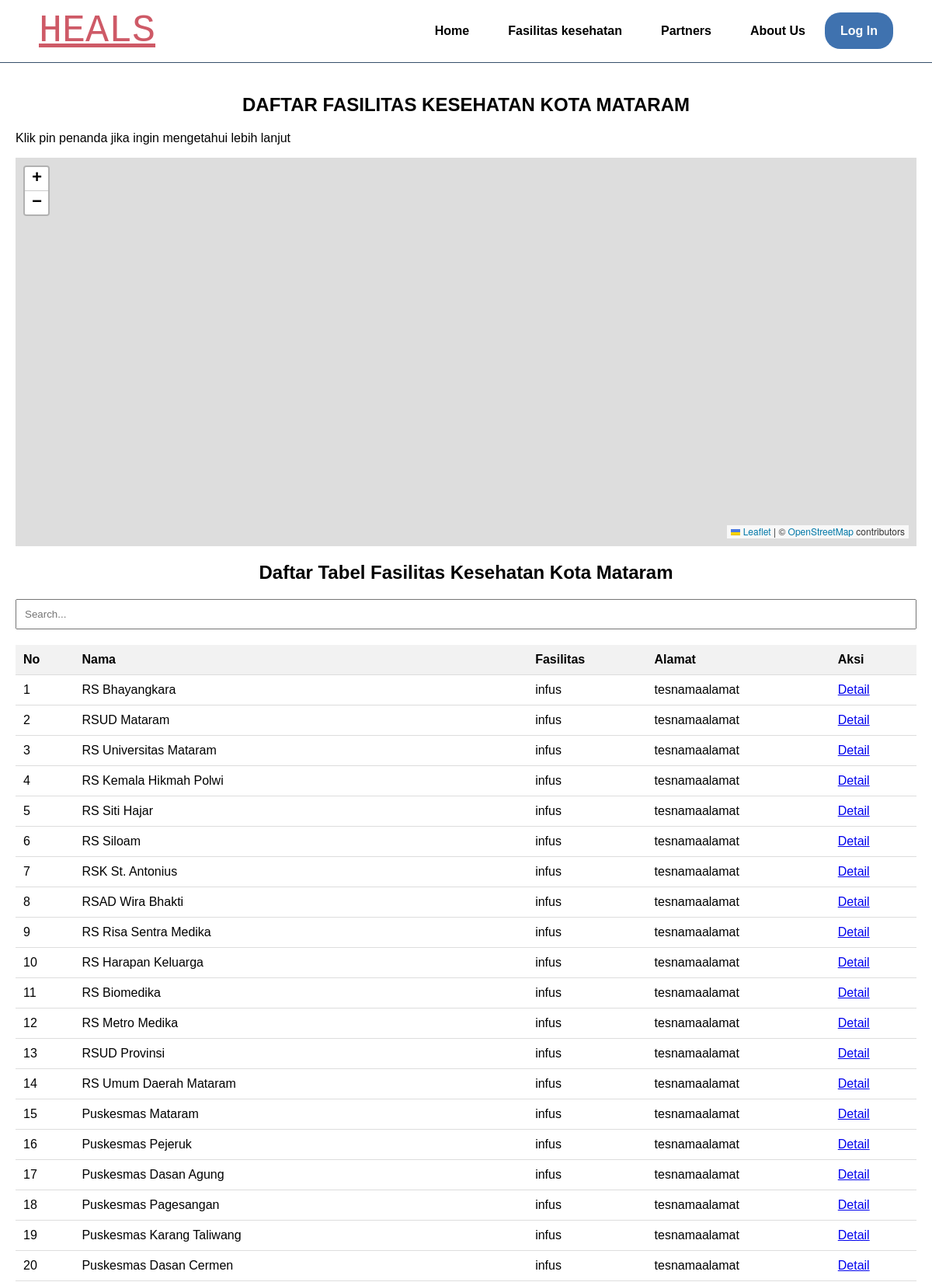
Page /daftar_faskes.php (upper part) on the committed database.
### tables this page shows
CREATE TABLE `faskes` (
  `id` int(11) NOT NULL,
  `nama` varchar(255) NOT NULL,
  `kategori` varchar(255) NOT NULL,
  `alamat` varchar(255) NOT NULL,
  `telepon` varchar(15) NOT NULL,
  `layanan` text NOT NULL,
  `latitude` double NOT NULL,
  `longitude` double NOT NULL,
  `gambar` varchar(255) DEFAULT NULL
);

### admin/fungsi.php (called while the page is built, shortened)
<?php
$conn = mysqli_connect("localhost", "root", "", "heals");
function query($query){
    global $conn;
    $result = mysqli_query($conn, $query);
    $rows = [];
    while($row = mysqli_fetch_assoc($result)){
        $rows[] = $row;
    }
    return $rows;
}
?>

### daftar_faskes.php (the view, shortened to what this page needs)
<!DOCTYPE html>
<html lang="en">
<head>
    <link rel="stylesheet" href="assets/css/daftar_fakskes.css">
    <link rel="stylesheet" href="https://cdnjs.cloudflare.com/ajax/libs/font-awesome/5.15.4/css/all.min.css">
    <link rel="stylesheet" href="https://unpkg.com/leaflet@1.7.1/dist/leaflet.css">
    <link rel="stylesheet" href="https://unpkg.com/leaflet-routing-machine/dist/leaflet-routing-machine.css">
</head>
<body>
    <?php include('partials/navbar.php'); ?>
    <?php
    require 'admin/fungsi.php';
    if (isset($_GET['no'])) {
        $no = $_GET['no'];
        $faskes = query("SELECT * FROM faskes WHERE id = $no")[0];
    ?>
    <main id="detail" data-no="<?= $no ?>">
        <div class="container">
            <h2>Maps Rute Fasilitas Kesehatan</h2>
            <p>Klik marker faskes jika ingin melihat rute</p>
            <div id="map"></div>
            <div class="info">
                <div class="photo">
                    <h3>Foto Fasilitas Kesehatan</h3>
                    <img src="rsud.jpg" alt="Foto Fasilitas Kesehatan">
                </div>
                <div class="details">
                    <h3>Tabel Detail Informasi</h3>
                    <table>
                        <tr>
                            <td>Nama Fasilitas</td>
                            <td><?= $faskes['nama'] ?></td>
                        </tr>
                        <tr>
                            <td>Kategori</td>
                            <td><?= $faskes['kategori'] ?></td>
                        </tr>
                        <tr>
                            <td>Alamat</td>
                            <td><?= $faskes['alamat'] ?></td>
                        </tr>
                        <tr>
                            <td>Telephone</td>
                            <td><?= $faskes['telepon'] ?></td>
                        </tr>
                        <tr>
                            <td>Layanan</td>
                            <td><?= $faskes['layanan'] ?></td>
                        </tr>
                    </table>
                </div>
            </div>
        </div>
    </main>
    <?php
    } else {
        $faskesList = query("SELECT * FROM faskes");
    ?>
    <main>
        <div class="container">
            <h2>DAFTAR FASILITAS KESEHATAN KOTA MATARAM</h2>
            <p>Klik pin penanda jika ingin mengetahui lebih lanjut</p>
            <div id="map"></div>
            <h2>Daftar Tabel Fasilitas Kesehatan Kota Mataram</h2>
            <input type="text" id="search" placeholder="Search...">
            <table>
                <thead>
                    <tr>
                        <th>No</th>
                        <th>Nama</th>
                        <th>Fasilitas</th>
                        <th>Alamat</th>
                        <th>Aksi</th>
                    </tr>
                </thead>
                <tbody id="facility-table">
                    <?php if (count($faskesList) > 0): ?>
                        <?php $no = 1; ?>
                        <?php foreach ($faskesList as $faskes): ?>
                        <tr>
                            <td><?= $no ?></td>
                            <td><?= $faskes['nama'] ?></td>
                            <td><?= $faskes['layanan'] ?></td>
                            <td><?= $faskes['alamat'] ?></td>
                            <td>
                                <a href="?no=<?= $faskes['id'] ?>" class="btn btn-info">Detail</a>
                            </td>
                        </tr>
                        <?php $no++; ?>
                        <?php endforeach; ?>
                    <?php else: ?>
                        <tr>
                            <td colspan="5">No data available</td>
                        </tr>
                    <?php endif; ?>
                </tbody>
            </table>
        </div>
    </main>
    <?php
        }
    ?>
</body>
</html>

### assets/css/daftar_fakskes.css (style rules this page uses)
body { font-family: Arial, sans-serif; margin: 0; padding: 0; }
main .container { padding: 20px; }
main h2 { text-align: center; }
#map { height: 500px; margin-bottom: 20px; position: relative; }
#search { width: 100%; padding: 10px; margin-bottom: 20px; box-sizing: border-box; }
table { width: 100%; border-collapse: collapse; margin-bottom: 20px; }
thead { background-color: #f2f2f2; }
th, td { padding: 10px; text-align: left; border-bottom: 1px solid #ddd; }
th { font-weight: bold; }
#map { z-index: -0 !important; }

### rows in the picture
faskes: nama "RS Bhayangkara", layanan "infus", alamat "tesnamaalamat"
faskes: nama "RSUD Mataram", layanan "infus", alamat "tesnamaalamat"
faskes: nama "RS Universitas Mataram", layanan "infus", alamat "tesnamaalamat"
faskes: nama "RS Kemala Hikmah Polwi", layanan "infus", alamat "tesnamaalamat"
faskes: nama "RS Siti Hajar", layanan "infus", alamat "tesnamaalamat"
faskes: nama "RS Siloam", layanan "infus", alamat "tesnamaalamat"
faskes: nama "RSK St. Antonius", layanan "infus", alamat "tesnamaalamat"
faskes: nama "RSAD Wira Bhakti", layanan "infus", alamat "tesnamaalamat"
faskes: nama "RS Risa Sentra Medika", layanan "infus", alamat "tesnamaalamat"
faskes: nama "RS Harapan Keluarga", layanan "infus", alamat "tesnamaalamat"
faskes: nama "RS Biomedika", layanan "infus", alamat "tesnamaalamat"
faskes: nama "RS Metro Medika", layanan "infus", alamat "tesnamaalamat"
faskes: nama "RSUD Provinsi", layanan "infus", alamat "tesnamaalamat"
faskes: nama "RS Umum Daerah Mataram", layanan "infus", alamat "tesnamaalamat"
faskes: nama "Puskesmas Mataram", layanan "infus", alamat "tesnamaalamat"
faskes: nama "Puskesmas Pejeruk", layanan "infus", alamat "tesnamaalamat"
faskes: nama "Puskesmas Dasan Agung", layanan "infus", alamat "tesnamaalamat"
faskes: nama "Puskesmas Pagesangan", layanan "infus", alamat "tesnamaalamat"
faskes: nama "Puskesmas Karang Taliwang", layanan "infus", alamat "tesnamaalamat"
faskes: nama "Puskesmas Dasan Cermen", layanan "infus", alamat "tesnamaalamat"
